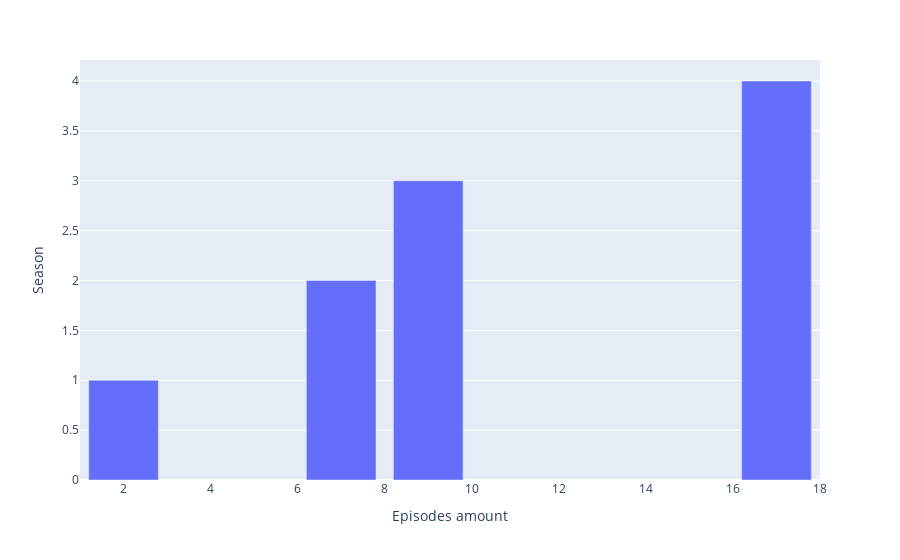

Here is the notebook cell this chart was saved with:
### Markdown cell above
## Insights

One can see JoJo episodes with rate greater than 9.0 are more concentrated on fourth season, which one might presume this season has the most famous episodes.

### Code cell
# Group (rate > 9) by season
counts =  df[df.rate > 9]["season"].value_counts()

# Mounting dataframe
df_rategt9 = pd.DataFrame(counts)
df_rategt9 = df_rategt9.reset_index()
df_rategt9.columns = ["season","episodes_amount"]

# Plot chart
chart = px.bar(df_rategt9, x = "episodes_amount", y = "season", labels = {"season":"Season", "episodes_amount":"Episodes amount"})
chart.show()

### Figure 1 — Plotly figure (JSON) as saved in the notebook; plotly's stock layout.template omitted (floating-point values rounded to 4 significant figures)
{"data": [{"alignmentgroup": "True", "hovertemplate": "Episodes amount=%{x}<br>Season=%{y}<extra></extra>", "legendgroup": "", "marker": {"color": "#636efa", "pattern": {"shape": ""}}, "name": "", "offsetgroup": "", "orientation": "v", "showlegend": false, "textposition": "auto", "type": "bar", "x": [17, 9, 7, 2], "xaxis": "x", "y": [4, 3, 2, 1], "yaxis": "y"}], "layout": {"barmode": "relative", "legend": {"tracegroupgap": 0}, "margin": {"t": 60}, "xaxis": {"anchor": "y", "domain": [0, 1], "title": {"text": "Episodes amount"}}, "yaxis": {"anchor": "x", "domain": [0, 1], "title": {"text": "Season"}}}}
